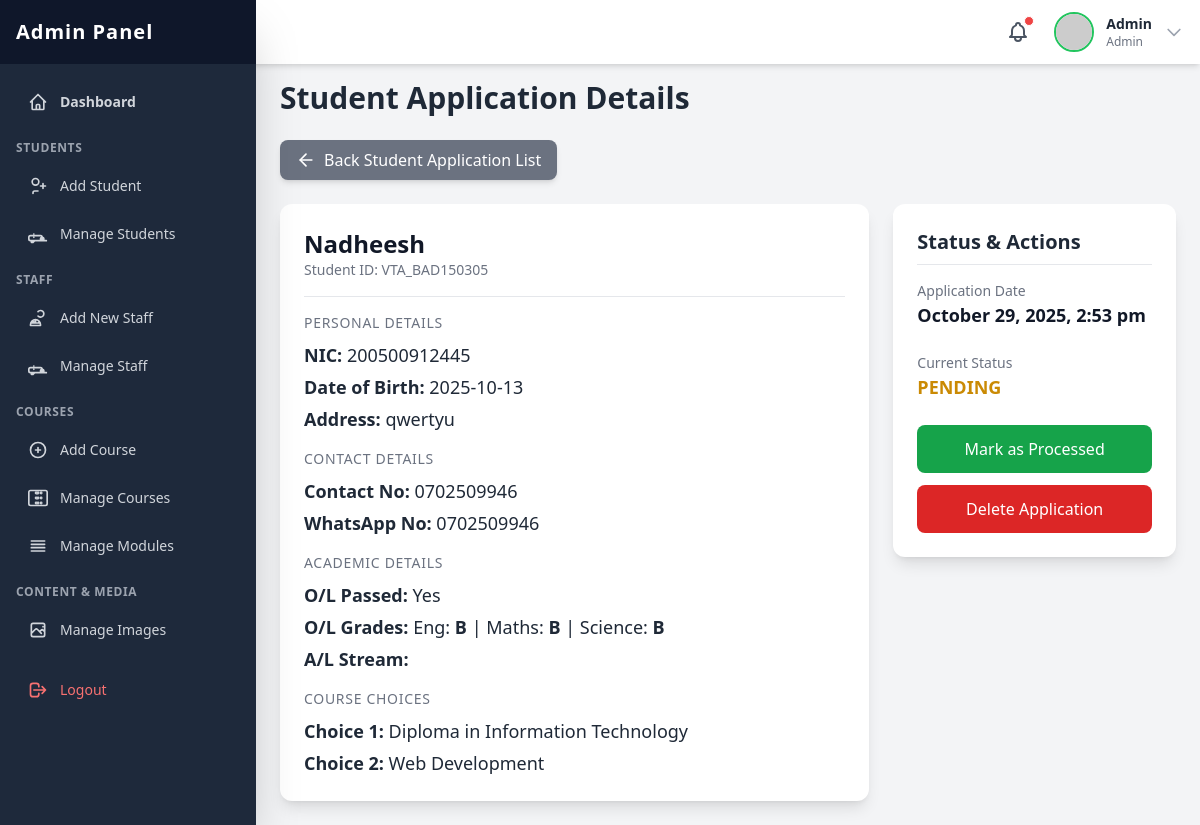
The app's page /admin/pages/view_student_details.php?id=8 (signed in) with its own data.
### tables this page shows
CREATE TABLE `student_enrollments` (
  `id` int(10) UNSIGNED NOT NULL,
  `Student_id` varchar(50) NOT NULL,
  `full_name` varchar(255) NOT NULL,
  `nic` varchar(12) NOT NULL,
  `address` text NOT NULL,
  `dob` date NOT NULL,
  `contact_no` varchar(15) NOT NULL,
  `whatsapp_no` varchar(15) DEFAULT NULL,
  `ol_pass_status` enum('Yes','No') NOT NULL,
  `ol_english_grade` varchar(5) DEFAULT NULL,
  `ol_maths_grade` varchar(5) DEFAULT NULL,
  `ol_science_grade` varchar(5) DEFAULT NULL,
  `al_category` enum('science','commerce','arts','tech','other') NOT NULL,
  `course_option_one` varchar(100) NOT NULL,
  `course_option_two` varchar(100) DEFAULT NULL,
  `application_date` timestamp NOT NULL DEFAULT current_timestamp(),
  `is_processed` tinyint(1) DEFAULT 0
);

### admin/pages/view_student_details.php (the view, shortened to what this page needs)
<?php
include_once('../include/header.php');
include_once('../../include/connection.php');
$id = (int)$_GET['id'];
$query = "SELECT * FROM student_enrollments WHERE id = ?";
$stmt = $con->prepare($query);
$stmt->bind_param("i", $id);
$stmt->execute();
$result = $stmt->get_result();
if ($result->num_rows == 1) {
    $student = $result->fetch_assoc();
} else {
    echo "<div class='p-6'><p class='text-red-500'>Error: No student found with ID: " . htmlspecialchars($id) . "</p></div>";
    include_once('../include/footer.php');
    exit();
}
?>
<h2 class="text-3xl font-bold text-gray-800 mb-6">Student Application Details</h2>
<div class="mb-6">
    <a href="manage_students.php"
       class="inline-flex items-center px-4 py-2 bg-gray-500 text-white rounded-lg hover:bg-gray-600 shadow-md transition duration-150">
        <svg xmlns="http://www.w3.org/2000/svg" width="20" height="20" viewBox="0 0 24 24" fill="none" stroke="currentColor" stroke-width="2" stroke-linecap="round" stroke-linejoin="round" class="mr-2"><line x1="19" y1="12" x2="5" y2="12"></line><polyline points="12 19 5 12 12 5"></polyline></svg>
        Back Student Application List
    </a>
</div>
<div class="grid grid-cols-1 lg:grid-cols-3 gap-6">
    <div class="lg:col-span-2 bg-white p-6 rounded-xl shadow-lg">
        <div class="border-b pb-4 mb-4">
            <h3 class="text-2xl font-bold text-gray-900"><?php echo htmlspecialchars($student['full_name']); ?></h3>
            <p class="text-sm text-gray-500">Student ID: <?php echo htmlspecialchars($student['Student_id']); ?></p>
        </div>
        <div class="space-y-4">
             <div>
                <h4 class="text-sm font-medium text-gray-500 uppercase tracking-wider">Personal Details</h4>
                <div class="mt-2 text-lg text-gray-800 space-y-1">
                    <p><strong>NIC:</strong> <?php echo htmlspecialchars($student['nic']); ?></p>
                    <p><strong>Date of Birth:</strong> <?php echo htmlspecialchars($student['dob']); ?></p>
                    <p><strong>Address:</strong> <?php echo nl2br(htmlspecialchars($student['address'])); ?></p>
                </div>
            </div>
             <div>
                <h4 class="text-sm font-medium text-gray-500 uppercase tracking-wider">Contact Details</h4>
                <div class="mt-2 text-lg text-gray-800 space-y-1">
                    <p><strong>Contact No:</strong> <?php echo htmlspecialchars($student['contact_no']); ?></p>
                    <p><strong>WhatsApp No:</strong> <?php echo htmlspecialchars($student['whatsapp_no'] ?? 'N/A'); ?></p>
                </div>
            </div>
            <div>
                 <h4 class="text-sm font-medium text-gray-500 uppercase tracking-wider">Academic Details</h4>
                 <div class="mt-2 text-lg text-gray-800 space-y-1">
                    <p><strong>O/L Passed:</strong> <?php echo htmlspecialchars($student['ol_pass_status']); ?></p>
                    <p><strong>O/L Grades:</strong>
                        Eng: <strong><?php echo htmlspecialchars($student['ol_english_grade'] ?? '-'); ?></strong> |
                        Maths: <strong><?php echo htmlspecialchars($student['ol_maths_grade'] ?? '-'); ?></strong> |
                        Science: <strong><?php echo htmlspecialchars($student['ol_science_grade'] ?? '-'); ?></strong>
                    </p>
                    <p><strong>A/L Stream:</strong> <?php echo htmlspecialchars($student['al_category']); ?></p>
                </div>
            </div>
             <div>
                <h4 class="text-sm font-medium text-gray-500 uppercase tracking-wider">Course Choices</h4>
                <div class="mt-2 text-lg text-gray-800 space-y-1">
                    <p><strong>Choice 1:</strong> <?php echo htmlspecialchars($student['course_option_one']); ?></p>
                    <p><strong>Choice 2:</strong> <?php echo htmlspecialchars($student['course_option_two'] ?? 'N/A'); ?></p>
                </div>
            </div>
        </div>
    </div>
    <div class="lg:col-span-1">
        <div class="bg-white p-6 rounded-xl shadow-lg sticky top-28">
            <h3 class="text-xl font-semibold text-gray-800 mb-4 border-b pb-2">Status & Actions</h3>
            <div class="mb-6">
                <p class="text-sm font-medium text-gray-500">Application Date</p>
                <p class="text-lg font-semibold text-gray-900"><?php echo date('F j, Y, g:i a', strtotime($student['application_date'])); ?></p>
            </div>
            <div class="mb-6">
                <p class="text-sm font-medium text-gray-500">Current Status</p>
                <?php if ($student['is_processed'] == 1): ?>
                    <p class="text-lg font-bold text-green-600">PROCESSED</p>
                <?php else: ?>
                    <p class="text-lg font-bold text-yellow-600">PENDING</p>
                <?php endif; ?>
            </div>
            <div class="space-y-3">
                <?php if ($student['is_processed'] == 0): ?>
                <a href="../lib/student_action_handler.php?action=process&id=<?php echo htmlspecialchars($student['id']); ?>"
                   class="block w-full text-center p-3 font-medium rounded-lg text-white bg-green-600 hover:bg-green-700 transition duration-150">
                    Mark as Processed
                </a>
                <?php endif; ?>
                <a href="../lib/student_action_handler.php?action=delete&id=<?php echo htmlspecialchars($student['id']); ?>"
                   class="block w-full text-center p-3 font-medium rounded-lg text-white bg-red-600 hover:bg-red-700 transition duration-150"
                   onclick="return confirm('Are you sure you want to permanently delete this application? This action cannot be undone.');">
                    Delete Application
                </a>
            </div>
        </div>
    </div>
</div>
<?php
include_once('../include/footer.php');
?>

### admin/include/header.php (shortened to what this page needs)
<?php
$admin_username = isset($_SESSION['admin_username']) ? $_SESSION['admin_username'] : null;
$admin_display_name = 'User';
$admin_display_type = 'Guest';
if ($admin_username) {
    include_once __DIR__ . '/../../include/connection.php';
    if (isset($con)) {
        $query_admin = "SELECT username, type FROM admin WHERE username = ?";
        $stmt_admin = $con->prepare($query_admin);
        if ($stmt_admin) {
            $stmt_admin->bind_param("s", $admin_username);
            $stmt_admin->execute();
            $result_admin = $stmt_admin->get_result();
            if ($result_admin->num_rows == 1) {
                $admin_data = $result_admin->fetch_assoc();
                $admin_display_name = htmlspecialchars($admin_data['username']);
                $admin_display_type = htmlspecialchars(ucfirst($admin_data['type']));
            }
        } else {
             error_log("Admin header: Failed to prepare admin query: " . $con->error);
        }
    } else {
        error_log("Admin header: Database connection not established in connection.php.");
    }
}
?>
<!DOCTYPE html>
<html lang="en">
<head>
    <script src="https://cdn.tailwindcss.com"></script>
    <link href="https://cdnjs.cloudflare.com/ajax/libs/flowbite/2.2.1/flowbite.min.css" rel="stylesheet" />
    <link rel="stylesheet" href="../css/webkit.css">
</head>
<body class="bg-gray-100 min-h-screen">
    <header class="fixed top-0 left-0 right-0 h-16 bg-white shadow-md z-30 flex items-center justify-between px-4 transition-all duration-300" id="page-header">
        <div class="flex items-center space-x-4 relative"> <button class="relative p-2 text-gray-600 hover:text-green-600 transition duration-150 rounded-full hover:bg-gray-100">
                <span class="absolute top-1 right-1 w-2.5 h-2.5 bg-red-500 rounded-full border border-white"></span>
            </button>
            <button id="avatarButton" type="button" data-dropdown-toggle="userDropdown" data-dropdown-placement="bottom-start" class="flex items-center space-x-3 cursor-pointer group">
                <img class="h-10 w-10 rounded-full object-cover border-2 border-green-500" src="https://placehold.co/100x100/10b981/ffffff?text=<?php echo strtoupper(substr($admin_display_name, 0, 1)); ?>" alt="Admin Profile">
                <div class="hidden sm:block text-sm text-left"> <p class="font-semibold text-gray-800"><?php echo $admin_display_name; ?></p>
                    <p class="text-xs text-gray-500"><?php echo $admin_display_type; ?></p>
                </div>
                <svg class="w-5 h-5 text-gray-400 group-hover:text-gray-600 transition duration-150" fill="none" stroke="currentColor" viewBox="0 0 24 24" xmlns="http://www.w3.org/2000/svg"><path stroke-linecap="round" stroke-linejoin="round" stroke-width="2" d="M19 9l-7 7-7-7"></path></svg> </button>
            </div>
    </header>
    <div id="sidebar-wrapper">
        <nav class="fixed top-0 bottom-0 left-0 w-64 bg-slate-800 text-white z-40 transform -translate-x-full lg:translate-x-0 transition-transform duration-300 ease-in-out shadow-2xl" id="page-sidebar">
            <div class="h-16 bg-slate-900 flex items-center justify-between px-4">
                <h1 class="text-xl font-extrabold text-white tracking-wider">Admin Panel</h1>
            </div>
            <div class="px-4 space-y-2 h-full overflow-y-auto pt-4 pb-16">
                 <div class="space-y-1">
                    <a href="Dashboard.php" class="flex items-center p-3 text-sm font-semibold rounded-lg text-gray-300 hover:bg-slate-700 hover:text-white transition duration-150">
                        Dashboard
                    </a>
                    <p class="text-xs font-semibold text-gray-400 pt-3 pb-1 uppercase tracking-wider">Students</p>
                    <a href="student_register.php" class="flex items-center p-3 text-sm font-medium rounded-lg text-gray-300 hover:bg-slate-700 hover:text-white transition duration-150">
                        <svg class="w-5 h-5 mr-3" fill="none" stroke="currentColor" viewBox="0 0 24 24" xmlns="http://www.w3.org/2000/svg"><path stroke-linecap="round" stroke-linejoin="round" stroke-width="2" d="M18 9v3m0 0v3m0-3h3m-3 0h-3m-2-5a4 4 0 11-8 0 4 4 0 018 0zM12 18H8a2 2 0 00-2 2v1"></path></svg>
                        Add Student
                    </a>
                    <a href="manage_students.php" class="flex items-center p-3 text-sm font-medium rounded-lg text-gray-300 hover:bg-slate-700 hover:text-white transition duration-150">
                        Manage Students
                    </a>
                    <p class="text-xs font-semibold text-gray-400 pt-3 pb-1 uppercase tracking-wider">Staff</p>
                    <a href="staff_register.php"  class="flex items-center p-3 text-sm font-medium rounded-lg text-gray-300 hover:bg-slate-700 hover:text-white transition duration-150">
                        <svg class="w-5 h-5 mr-3" fill="none" stroke="currentColor" viewBox="0 0 24 24" xmlns="http://www.w3.org/2000/svg"><path stroke-linecap="round" stroke-linejoin="round" stroke-width="2" d="M12 4.354a4 4 0 110 5.292M15 21H3v-1a6 6 0 0112 0v1zm-6-4a6 6 0 00-4 0v1h8v-1m-4 0v-2"></path></svg>
                        Add New Staff
                    </a>
                    <a href="manage_staff.php" class="flex items-center p-3 text-sm font-medium rounded-lg text-gray-300 hover:bg-slate-700 hover:text-white transition duration-150">
                         Manage Staff
                    </a>
                    <p class="text-xs font-semibold text-gray-400 pt-3 pb-1 uppercase tracking-wider">Courses</p>
                    <a href="add_course.php" class="flex items-center p-3 text-sm font-medium rounded-lg text-gray-300 hover:bg-slate-700 hover:text-white transition duration-150">
                        <svg class="w-5 h-5 mr-3" fill="none" stroke="currentColor" viewBox="0 0 24 24" xmlns="http://www.w3.org/2000/svg"><path stroke-linecap="round" stroke-linejoin="round" stroke-width="2" d="M12 9v3m0 0v3m0-3h3m-3 0H9m12 0a9 9 0 11-18 0 9 9 0 0118 0z"></path></svg>
                        Add Course
                    </a>
                    <a href="manage_course.php" class="flex items-center p-3 text-sm font-medium rounded-lg text-gray-300 hover:bg-slate-700 hover:text-white transition duration-150">
                        Manage Courses
                    </a>
                     <a href="manage_modules.php" class="flex items-center p-3 text-sm font-medium rounded-lg text-gray-300 hover:bg-slate-700 hover:text-white transition duration-150">
                        <svg class="w-5 h-5 mr-3" fill="none" stroke="currentColor" viewBox="0 0 24 24" xmlns="http://www.w3.org/2000/svg"><path stroke-linecap="round" stroke-linejoin="round" stroke-width="2" d="M4 6h16M4 10h16M4 14h16M4 18h16"></path></svg>
                        Manage Modules
                    </a>
                    <p class="text-xs font-semibold text-gray-400 pt-3 pb-1 uppercase tracking-wider">Content & Media</p>
                    <a href="manage images.php" class="flex items-center p-3 text-sm font-medium rounded-lg text-gray-300 hover:bg-slate-700 hover:text-white transition duration-150">
                        Manage Images
                    </a>
                    <a href="../lib/logout.php" class="flex items-center p-3 text-sm font-medium rounded-lg text-red-400 hover:bg-slate-700 hover:text-red-300 transition duration-150 mt-8 !pt-6">
                        <svg class="w-5 h-5 mr-3" fill="none" stroke="currentColor" viewBox="0 0 24 24" xmlns="http://www.w3.org/2000/svg"><path stroke-linecap="round" stroke-linejoin="round" stroke-width="2" d="M17 16l4-4m0 0l-4-4m4 4H7m6 4v1a3 3 0 01-3 3H6a3 3 0 01-3-3V7a3 3 0 013-3h4a3 3 0 013 3v1"></path></svg>
                        Logout
                    </a>
                </div>
            </div>
        </nav>
    </div>
    <main class="pt-20 p-6 lg:ml-64 transition-all duration-300" id="main-content">

### admin/css/webkit.css (style rules this page uses)
html { font-family: 'Inter', sans-serif; }

### records on screen
student_enrollments: full_name "Nadheesh", Student "VTA_BAD150305", nic "200500912445", dob "2025-10-13", address "qwertyu", contact_no "0702509946", whatsapp_no "0702509946", ol_pass_status "Yes", ol_english_grade "B", ol_maths_grade "B", ol_science_grade "B", course_option_one "Diploma in Information Technology", course_option_two "Web Development", application_date "October 29, 2025, 2:53 pm"

### other values on screen
$admin_display_name "Admin"
$admin_display_type "Admin"
